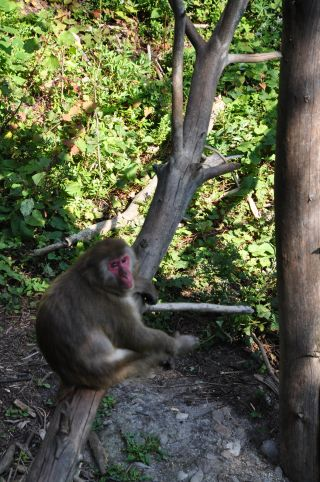
#> input picture images/baboon2.jpg, 320 x 482 px
$ python ex7-merge.py
#> lines starting #> are read from the running program, lines starting #| are printed output that depends on the picture
#encoding=utf-8
import cv2
img = cv2.imread("./images/baboon2.jpg")
#> img is the input picture: shape (482, 320, 3); mean B, G, R 69, 93.2, 88.1

(B, G, R) = cv2.split(img)
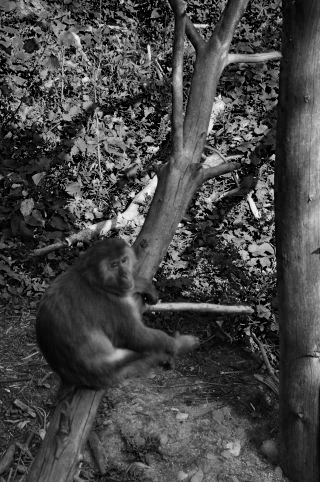
#> B: shape (482, 320); min 0, max 255, mean 69
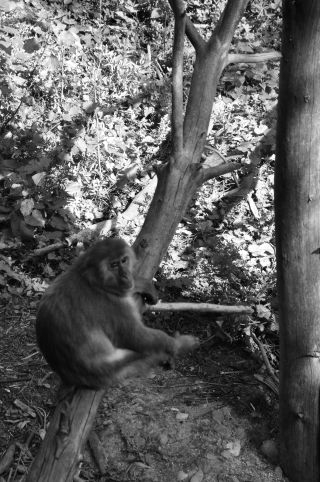
#> G: shape (482, 320); min 0, max 255, mean 93.2
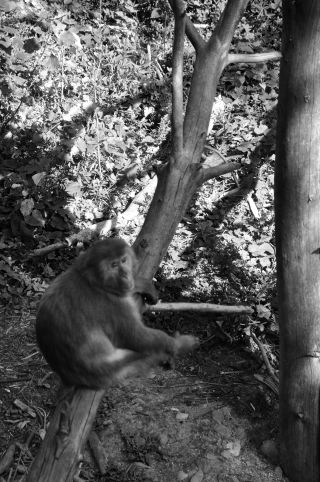
#> R: shape (482, 320); min 0, max 255, mean 88.1

cv2.imshow("blue", B)
cv2.imshow("green", G)
cv2.imshow("red", R)

merge = cv2.merge([B, G, R])
cv2.imshow("merge", merge)
cv2.waitKey(0)

$ run again, with images/baboon1.jpg copied over images/baboon2.jpg
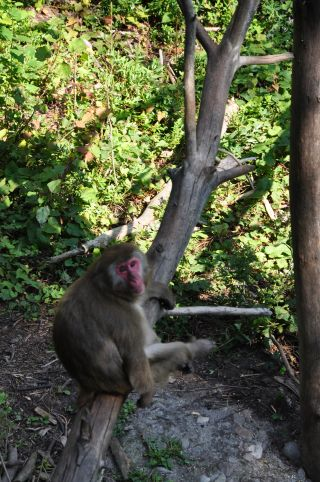
#> input picture images/baboon1.jpg, 320 x 482 px
#> img is the input picture: shape (482, 320, 3); mean B, G, R 65.5, 91.9, 86.2
#> `(B, G, R) = cv2.split(img)`:
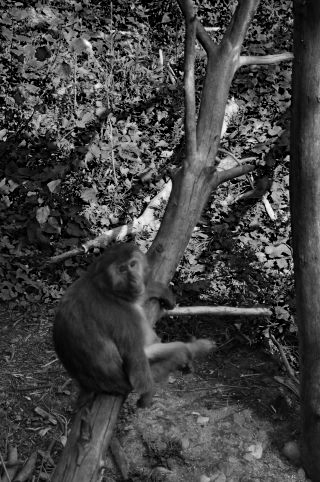
#> B: shape (482, 320); min 0, max 255, mean 65.5
#> `(B, G, R) = cv2.split(img)`:
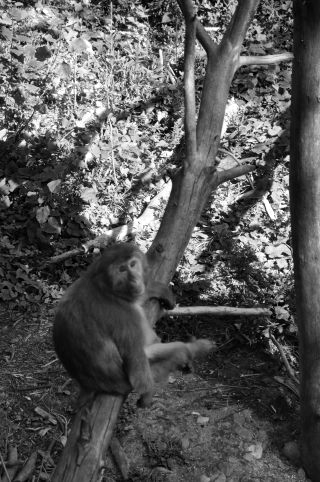
#> R: shape (482, 320); min 0, max 255, mean 86.2

$ run again, with images/baboon3.jpg copied over images/baboon2.jpg
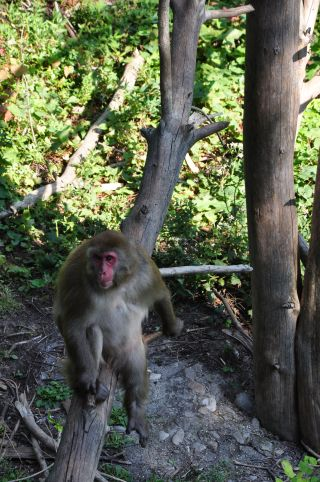
#> input picture images/baboon3.jpg, 320 x 482 px
#> img is the input picture: shape (482, 320, 3); mean B, G, R 79, 98.7, 92.3
#> `(B, G, R) = cv2.split(img)`:
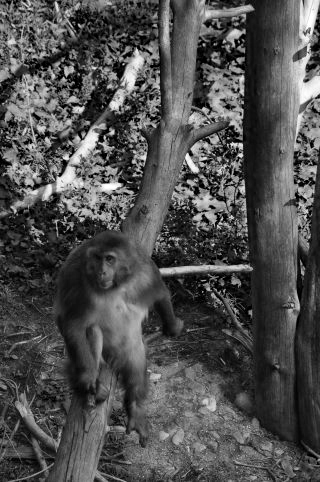
#> B: shape (482, 320); min 0, max 255, mean 79
#> `(B, G, R) = cv2.split(img)`:
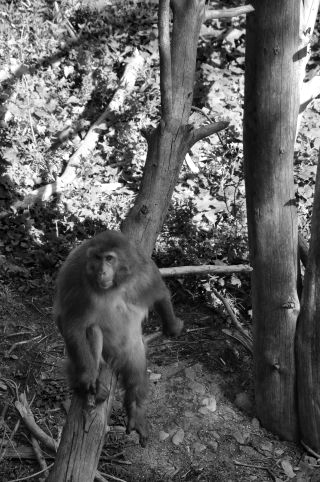
#> R: shape (482, 320); min 0, max 255, mean 92.3

$ run again, with images/baboon4.jpg copied over images/baboon2.jpg
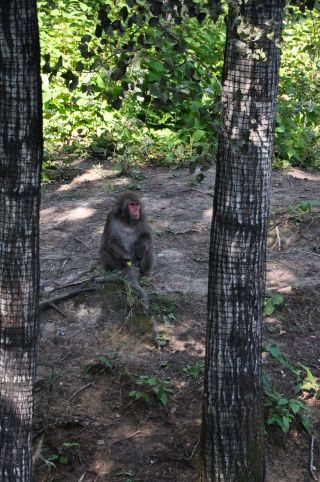
#> input picture images/baboon4.jpg, 320 x 482 px
#> img is the input picture: shape (482, 320, 3); mean B, G, R 73.6, 85, 79.8
#> `(B, G, R) = cv2.split(img)`:
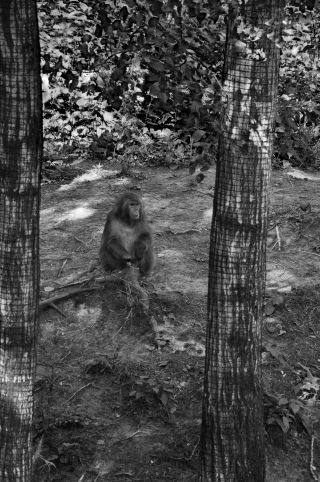
#> B: shape (482, 320); min 0, max 255, mean 73.6
#> `(B, G, R) = cv2.split(img)`:
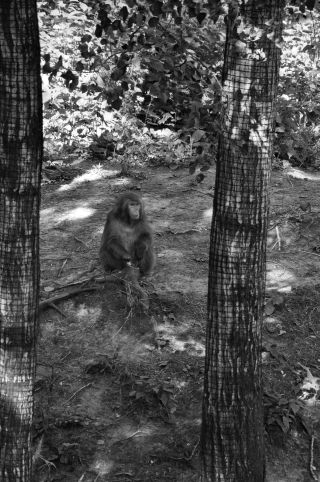
#> R: shape (482, 320); min 0, max 255, mean 79.8
